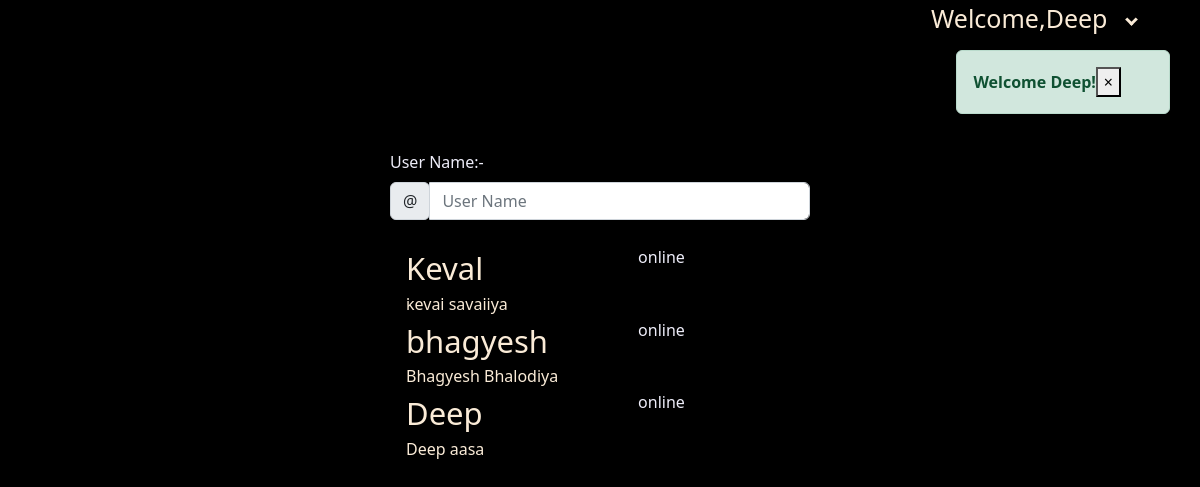
/homepage.php (signed in), run on the app's committed database.
### tables this page shows
CREATE TABLE `registered_user` (
  `user_id` int NOT NULL AUTO_INCREMENT,
  `username` varchar(50) NOT NULL,
  `status` varchar(50) NOT NULL,
  `user_first_name` varchar(100) NOT NULL,
  `user_last_name` varchar(100) NOT NULL,
  `password` varchar(100) NOT NULL,
  `created_at` datetime NOT NULL ON UPDATE CURRENT_TIMESTAMP,
  `profile_photo` longblob NOT NULL,
  `email_address` varchar(100) NOT NULL,
  PRIMARY KEY (`user_id`)
);

### homepage.php (the view, shortened to what this page needs)
<!DOCTYPE html>
<html lang="en">
<head>
    <link rel="stylesheet" type="text/css" href="bootstrap/css/bootstrap.css">
	<link rel="stylesheet" type="text/css" href="asset/css/style.css">
	<link rel="stylesheet" type="text/css" href="bootstrap/css/bootstrap.min.css">
</head>
<body>
    <?php
    $conn = mysqli_connect("localhost","bhagyesh","Bhagyesh@123","web-chat");
    try {
        if(isset($_SESSION['user']) && !isset($_POST["search"])){
        $first_sql = "SELECT * FROM registered_user ORDER BY user_id DESC";
        $first_sql_result = mysqli_query($conn, $first_sql);
        ?>
        <div class="user-info">
            <div class="user-info-name">
                Welcome,<?php echo isset($_SESSION['user']) ? $_SESSION['user']:"" ;?>
                <button class="btn user-info-btn" type="button">
                    <i class="arrow down"></i>
                </button>
            </div>
        </div>
        <div class="container homepage">
            <div class="content">
                <div class="box">
                    <div id="search-box">
                        <div class=" mb-3">
                                <label for="validationCustomUsername">User Name:- </label>
                                <div class="input-group">
                                    <div class="input-group-prepend">
                                        <span class="input-group-text my-2" id="searchchatpartner">@</span>
                                    </div>
                                    <input type="text" class="form-control my-2" id="searchusername" placeholder="User Name" aria-describedby="searchchatpartner" >
                                </div>
                            </div>
                    </div>
                    <div id="list-box"><?php
                        echo "<table id='users-list'>";
                        while ($row = mysqli_fetch_array($first_sql_result)) {
                            echo "<tr class='user-profile clickable-row' data-href='chat.php?user=".$row['user_id']."'><td> <div class='user-name'>".$row['username'].'</div><div class="user-fullname">'.$row["user_first_name"].' '.$row["user_last_name"]."</div></td><td><div>".$row["status"]."</div></td></tr>";
                        }
                        echo "</table>";?>
                    </div>
                </div>
            </div>
        </div>
    </body>
    <?php
        }
    }
    catch(Exception $e) {
        echo 'Message: ' .$e->getMessage();
    }
?>
</html>

### asset/css/style.css (style rules this page uses)
html, body { margin: 0; padding: 0; box-sizing: border-box; font-family: "myFont"; height: auto; width: auto; color: #eeedf9 !important; }
body { background: #000000 !important; display: flex; align-items: center; justify-content: center; }
.container .content { width: 500px; margin: 0 auto; height: 50px; border-radius: 50%; background-color: black; }
.container .content .box { width: 420px; margin: 0 auto; }
.container.homepage { width: 500px; height: 250px; margin: 50px; outline: solid 1px black; display: flex; justify-content: center; align-items: center; }
label { color: #eeedf9; }
#users-list { display: flex; height: 52vh; overflow: auto; }
.user-info { position: absolute; top: 0; right: 45px; }
.user-info-name { font-size: 25px; color: antiquewhite; margin: 0 15px; }
.arrow { border: solid black; border-width: 0 3px 3px 0; display: inline-block; border-color: antiquewhite; padding: 3px; }
.user-info-btn { position: relative; }
.user-info-btn i { position: absolute; top: 0; }
.down { transform: rotate(45deg); -webkit-transform: rotate(45deg); }
.user-name { font-size: 31px; color: antiquewhite; margin: 0 15px; display: block; }
.user-fullname { font-size: px; color: antiquewhite; margin: 0 15px; display: block; }
table tr { display: flex; justify-content: space-evenly; justify-content: space-between; width: 127%; }

### data on the page
registered_user: username "Keval", user_first_name "keval", user_last_name "savaliya", status "online"
registered_user: username "bhagyesh", user_first_name "Bhagyesh", user_last_name "Bhalodiya", status "online"
registered_user: username "Deep", user_first_name "Deep", user_last_name "aasa", status "online"

### other printed values
$_SESSION['user'] "Deep"
